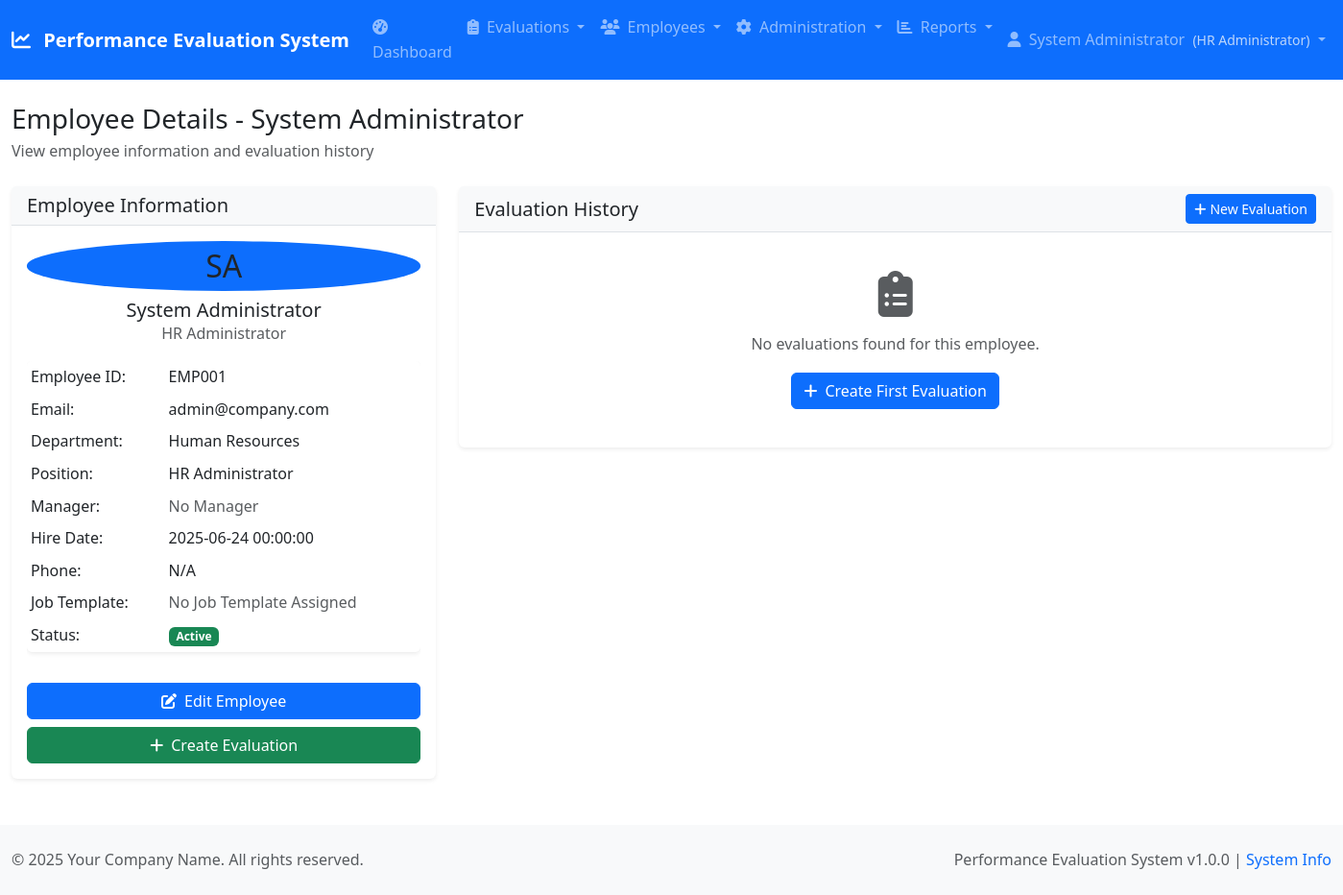
The app's page /employees/view.php?id=1 (signed in) with its own data.
### tables this page shows
CREATE TABLE employees (
    employee_id INT AUTO_INCREMENT PRIMARY KEY,
    user_id INT UNIQUE,
    employee_number VARCHAR(20) UNIQUE,
    first_name VARCHAR(50) NOT NULL,
    last_name VARCHAR(50) NOT NULL,
    position VARCHAR(100),
    department VARCHAR(100),
    manager_id INT,
    hire_date DATE,
    phone VARCHAR(20),
    address TEXT,
    active BOOLEAN DEFAULT TRUE,
    created_at TIMESTAMP DEFAULT CURRENT_TIMESTAMP,
    updated_at TIMESTAMP DEFAULT CURRENT_TIMESTAMP ON UPDATE CURRENT_TIMESTAMP,
    FOREIGN KEY (user_id) REFERENCES users(user_id) ON DELETE SET NULL,
    FOREIGN KEY (manager_id) REFERENCES employees(employee_id) ON DELETE SET NULL,
    INDEX idx_employee_number (employee_number),
    INDEX idx_manager (manager_id),
    INDEX idx_department (department),
    INDEX idx_active (active)
);

CREATE TABLE users (
    user_id INT AUTO_INCREMENT PRIMARY KEY,
    username VARCHAR(50) UNIQUE NOT NULL,
    email VARCHAR(100) UNIQUE NOT NULL,
    password_hash VARCHAR(255) NOT NULL,
    role ENUM('hr_admin', 'manager', 'employee') NOT NULL DEFAULT 'employee',
    is_active BOOLEAN DEFAULT TRUE,
    last_login TIMESTAMP NULL,
    created_at TIMESTAMP DEFAULT CURRENT_TIMESTAMP,
    updated_at TIMESTAMP DEFAULT CURRENT_TIMESTAMP ON UPDATE CURRENT_TIMESTAMP,
    INDEX idx_username (username),
    INDEX idx_email (email),
    INDEX idx_role (role)
);

### config/database.php (called while the page is built, shortened)
<?php
$db_options = [
    PDO::ATTR_ERRMODE => PDO::ERRMODE_EXCEPTION,
    PDO::ATTR_DEFAULT_FETCH_MODE => PDO::FETCH_ASSOC,
    PDO::ATTR_EMULATE_PREPARES => false,
    PDO::MYSQL_ATTR_INIT_COMMAND => "SET NAMES " . DB_CHARSET
];
try {
    $dsn = "mysql:host=" . DB_HOST . ";dbname=" . DB_NAME . ";charset=" . DB_CHARSET;
    $pdo = new PDO($dsn, DB_USER, DB_PASS, $db_options);
} catch (PDOException $e) {
    error_log("Database connection failed: " . $e->getMessage());
    die("Database connection failed. Please check your configuration.");
}
function getDbConnection() {
    global $pdo;
    return $pdo;
}
function executeQuery($sql, $params = []) {
    $pdo = getDbConnection();
    $stmt = $pdo->prepare($sql);
    $stmt->execute($params);
    return $stmt;
}
function fetchOne($sql, $params = []) {
    $stmt = executeQuery($sql, $params);
    return $stmt->fetch();
}
?>

### classes/Employee.php (called while the page is built, shortened)
<?php
require_once __DIR__ . '/../config/config.php';
class Employee {
    public function getEmployeeById($employeeId) {
        try {
            $sql = "SELECT e.*, u.username, u.email, u.role,
                           m.first_name as manager_first_name, m.last_name as manager_last_name
                    FROM employees e
                    LEFT JOIN users u ON e.user_id = u.user_id
                    LEFT JOIN employees m ON e.manager_id = m.employee_id
                    WHERE e.employee_id = ? AND e.active = 1";
            $result = fetchOne($sql, [$employeeId]);
            return $result;
        } catch (Exception $e) {
            error_log("Error in getEmployeeById: " . $e->getMessage());
            throw $e;
        }
    }
}
?>

### config/config.php (called while the page is built, shortened)
<?php
require_once __DIR__ . '/database.php';
function formatDate($date, $format = 'Y-m-d H:i:s') {
    return date($format, strtotime($date));
}
?>

### includes/auth.php (called while the page is built, shortened)
<?php
require_once __DIR__ . '/../config/config.php';
require_once __DIR__ . '/../classes/User.php';
function isAuthenticated() {
    $user = new User();
    return $user->isLoggedIn();
}
function isHRAdmin() {
    return isAuthenticated() && $_SESSION['user_role'] === 'hr_admin';
}
function getNavigationMenu() {
    $menu = [];
    $userRole = $_SESSION['user_role'];
    $menu[] = [
        'title' => 'Dashboard',
        'url' => '/dashboard.php',
        'icon' => 'fas fa-tachometer-alt'
    ];
    if ($userRole === 'hr_admin' || $userRole === 'manager') {
        $menu[] = [
            'title' => 'Evaluations',
            'url' => '/evaluation/',
            'icon' => 'fas fa-clipboard-list',
            'submenu' => [
                ['title' => 'All Evaluations', 'url' => '/evaluation/list.php'],
                ['title' => 'Create Evaluation', 'url' => '/evaluation/create.php'],
                ['title' => 'My Evaluations', 'url' => '/evaluation/my-evaluations.php']
            ]
        ];
    } elseif ($userRole === 'employee') {
        $menu[] = [
            'title' => 'My Evaluations',
            'url' => '/evaluation/my-evaluations.php',
            'icon' => 'fas fa-clipboard-list'
        ];
    }
    if ($userRole === 'hr_admin' || $userRole === 'manager') {
        $menu[] = [
            'title' => 'Employees',
            'url' => '/employees/',
            'icon' => 'fas fa-users',
            'submenu' => $userRole === 'hr_admin' ? [
                ['title' => 'All Employees', 'url' => '/employees/list.php'],
                ['title' => 'Add Employee', 'url' => '/employees/create.php'],
                ['title' => 'Organization Chart', 'url' => '/employees/hierarchy.php']
            ] : [
                ['title' => 'My Team', 'url' => '/employees/team.php']
            ]
        ];
    }
    if ($userRole === 'hr_admin') {
        $menu[] = [
            'title' => 'Administration',
            'url' => '/admin/',
            'icon' => 'fas fa-cog',
            'submenu' => [
                ['title' => 'Users', 'url' => '/admin/users.php'],
                ['title' => 'Evaluation Periods', 'url' => '/admin/periods.php'],
                ['title' => 'System Settings', 'url' => '/admin/settings.php'],
                ['title' => 'Audit Log', 'url' => '/admin/audit.php']
            ]
        ];
    }
    if ($userRole === 'hr_admin' || $userRole === 'manager') {
        $menu[] = [
            'title' => 'Reports',
            'url' => '/reports/',
            'icon' => 'fas fa-chart-bar',
            'submenu' => [
                ['title' => 'Performance Reports', 'url' => '/reports/performance.php'],
                ['title' => 'Department Reports', 'url' => '/reports/department.php'],
                ['title' => 'Period Reports', 'url' => '/reports/period.php']
            ]
        ];
    }
    return $menu;
}
?>

### classes/User.php (called while the page is built, shortened)
<?php
require_once __DIR__ . '/../config/config.php';
class User {
    public function isLoggedIn() {
        return isset($_SESSION['user_id']) && $this->isSessionValid();
    }
    private function isSessionValid() {
        return true;
    }
}
?>

### public/employees/view.php (the view, shortened to what this page needs)
<?php
require_once __DIR__ . '/../../includes/auth.php';
require_once __DIR__ . '/../../classes/Employee.php';
$employeeId = $_GET['id'] ?? null;
$employeeClass = new Employee();
$evaluationClass = new Evaluation();
$employee = $employeeClass->getEmployeeById($employeeId);
$evaluations = [];
try {
    $evaluationResult = $evaluationClass->getEvaluations(1, 1000, ['employee_id' => $employeeId]);
    $evaluations = $evaluationResult['evaluations'] ?? [];
} catch (Exception $e) {
    error_log('Error fetching employee evaluations: ' . $e->getMessage());
    setFlashMessage('Warning: Could not load evaluation history.', 'warning');
}
$jobTemplate = null;
include __DIR__ . '/../../templates/header.php';
?>
<div class="row">
    <div class="col-md-4">
        <div class="card">
            <div class="card-header">
                <h5 class="card-title mb-0">Employee Information</h5>
            </div>
            <div class="card-body">
                <div class="text-center mb-3">
                    <div class="avatar-lg mx-auto">
                        <div class="avatar-title bg-primary rounded-circle fs-2">
                            <?php echo strtoupper(substr($employee['first_name'], 0, 1) . substr($employee['last_name'], 0, 1)); ?>
                        </div>
                    </div>
                    <h5 class="mt-2 mb-0"><?php echo htmlspecialchars($employee['first_name'] . ' ' . $employee['last_name']); ?></h5>
                    <p class="text-muted"><?php echo htmlspecialchars($employee['position'] ?? 'N/A'); ?></p>
                </div>
                <div class="table-responsive">
                    <table class="table table-borderless table-sm">
                        <tr>
                            <td class="fw-medium">Employee ID:</td>
                            <td><?php echo htmlspecialchars($employee['employee_number']); ?></td>
                        </tr>
                        <tr>
                            <td class="fw-medium">Email:</td>
                            <td><?php echo htmlspecialchars($employee['email'] ?? 'N/A'); ?></td>
                        </tr>
                        <tr>
                            <td class="fw-medium">Department:</td>
                            <td><?php echo htmlspecialchars($employee['department'] ?? 'N/A'); ?></td>
                        </tr>
                        <tr>
                            <td class="fw-medium">Position:</td>
                            <td><?php echo htmlspecialchars($employee['position'] ?? 'N/A'); ?></td>
                        </tr>
                        <tr>
                            <td class="fw-medium">Manager:</td>
                            <td>
                                <?php if ($employee['manager_first_name']): ?>
                                    <?php echo htmlspecialchars($employee['manager_first_name'] . ' ' . $employee['manager_last_name']); ?>
                                <?php else: ?>
                                    <span class="text-muted">No Manager</span>
                                <?php endif; ?>
                            </td>
                        </tr>
                        <tr>
                            <td class="fw-medium">Hire Date:</td>
                            <td><?php echo $employee['hire_date'] ? formatDate($employee['hire_date']) : 'N/A'; ?></td>
                        </tr>
                        <tr>
                            <td class="fw-medium">Phone:</td>
                            <td><?php echo htmlspecialchars($employee['phone'] ?? 'N/A'); ?></td>
                        </tr>
                        <tr>
                            <td class="fw-medium">Job Template:</td>
                            <td>
                                <?php if ($jobTemplate): ?>
                                    <a href="/admin/job_templates.php?edit=<?php echo $jobTemplate['id']; ?>" class="text-decoration-none">
                                        <?php echo htmlspecialchars($jobTemplate['position_title']); ?>
                                    </a>
                                    <?php if ($jobTemplate['department']): ?>
                                        <br><small class="text-muted"><?php echo htmlspecialchars($jobTemplate['department']); ?></small>
                                    <?php endif; ?>
                                <?php else: ?>
                                    <span class="text-muted">No Job Template Assigned</span>
                                <?php endif; ?>
                            </td>
                        </tr>
                        <tr>
                            <td class="fw-medium">Status:</td>
                            <td>
                                <span class="badge bg-<?php echo $employee['active'] ? 'success' : 'secondary'; ?>">
                                    <?php echo $employee['active'] ? 'Active' : 'Inactive'; ?>
                                </span>
                            </td>
                        </tr>
                    </table>
                </div>
                <?php if (isHRAdmin()): ?>
                <div class="d-grid gap-2 mt-3">
                    <a href="/employees/edit.php?id=<?php echo $employee['employee_id']; ?>" class="btn btn-primary">
                        <i class="fas fa-edit me-2"></i>Edit Employee
                    </a>
                    <a href="/evaluation/create.php?employee_id=<?php echo $employee['employee_id']; ?>" class="btn btn-success">
                        <i class="fas fa-plus me-2"></i>Create Evaluation
                    </a>
                </div>
                <?php endif; ?>
            </div>
        </div>
    </div>
    <div class="col-md-8">
        <div class="card">
            <div class="card-header d-flex justify-content-between align-items-center">
                <h5 class="card-title mb-0">Evaluation History</h5>
                <?php if ($userRole !== 'employee'): ?>
                <a href="/evaluation/create.php?employee_id=<?php echo $employee['employee_id']; ?>" class="btn btn-sm btn-primary">
                    <i class="fas fa-plus me-1"></i>New Evaluation
                </a>
                <?php endif; ?>
            </div>
            <div class="card-body">
                <?php if (empty($evaluations)): ?>
                <div class="text-center py-4">
                    <i class="fas fa-clipboard-list fa-3x text-muted mb-3"></i>
                    <p class="text-muted">No evaluations found for this employee.</p>
                    <?php if ($userRole !== 'employee'): ?>
                    <a href="/evaluation/create.php?employee_id=<?php echo $employee['employee_id']; ?>" class="btn btn-primary">
                        <i class="fas fa-plus me-2"></i>Create First Evaluation
                    </a>
                    <?php endif; ?>
                </div>
                <?php endif; ?>
            </div>
        </div>
    </div>
</div>
<?php include __DIR__ . '/../../templates/footer.php'; ?>

### public/assets/css/style.css (style rules this page uses)
:root { --primary-color: #0d6efd; --secondary-color: #6c757d; --success-color: #198754; --danger-color: #dc3545; --warning-color: #ffc107; --info-color: #0dcaf0; --light-color: #f8f9fa; --dark-color: #212529; --border-radius: 0.375rem; --box-shadow: 0 0.125rem 0.25rem rgba(0, 0, 0, 0.075); --transition: all 0.15s ease-in-out; }
body { font-family: 'Segoe UI', Tahoma, Geneva, Verdana, sans-serif; line-height: 1.6; color: var(--dark-color); }
.card { border: none; box-shadow: var(--box-shadow); transition: var(--transition); }
.card-header { background-color: var(--light-color); border-bottom: 1px solid #dee2e6; font-weight: 600; }
.btn { font-weight: 500; transition: var(--transition); }
.table { background: white; border-radius: var(--border-radius); overflow: hidden; box-shadow: var(--box-shadow); }

### records on screen
employees: first_name+last_name "SA", first_name+last_name "System Administrator", position "HR Administrator", employee_number "EMP001", user.email "admin@company.com", department "Human Resources", hire_date "2025-06-24 00:00:00", phone "N/A"

### other values on screen
getAppSetting('system_name', APP_NAME) "Performance Evaluation System"
$item['title'] "Dashboard"
$item['title'] "Evaluations"
$item['title'] "Employees"
$item['title'] "Administration"
$item['title'] "Reports"
getUserDisplayName() "System Administrator"
getUserRoleDisplayName() "HR Administrator"
$pageTitle "Employee Details - System Administrator"
$pageDescription "View employee information and evaluation history"
getAppSetting('company_name', 'Your Company') "Your Company Name"
APP_VERSION "1.0.0"
